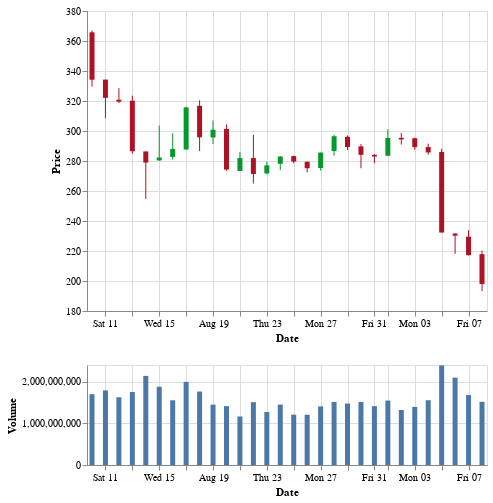

Notebook code for this chart:
### Code cell
import altair_basic_charting as abc
rule, bar, volume = abc.build_candlestick_charts(eth_price)
rule + bar & volume

### Figure 1 — Vega-Lite specification as saved in the notebook (floating-point values rounded to 4 significant figures)
{"$schema": "https://vega.github.io/schema/vega-lite/v2.6.0.json", "config": {"view": {"height": 300, "width": 400}}, "datasets": {"data-827bdac4a0cbc1e6a4fd672d7a458c27": [{"Close": 197.9, "Date": "2018-09-08T00:00:00", "High": 220.4, "Low": 193.3, "Market_Cap": 22187693065, "Open": 217.9, "Volume": 1517200000}, {"Close": 217.2, "Date": "2018-09-07T00:00:00", "High": 233.9, "Low": 217.1, "Market_Cap": 23366572107, "Open": 229.5, "Volume": 1678260000}, {"Close": 230.2, "Date": "2018-09-06T00:00:00", "High": 231.8, "Low": 218.1, "Market_Cap": 23576873426, "Open": 231.7, "Volume": 2097310000}, {"Close": 232.3, "Date": "2018-09-05T00:00:00", "High": 288.2, "Low": 232.3, "Market_Cap": 29107551074, "Open": 286.1, "Volume": 2390390000}, {"Close": 285.7, "Date": "2018-09-04T00:00:00", "High": 291.6, "Low": 284.2, "Market_Cap": 29432488855, "Open": 289.3, "Volume": 1554870000}, {"Close": 289.3, "Date": "2018-09-03T00:00:00", "High": 295.6, "Low": 287.4, "Market_Cap": 30025069120, "Open": 295.2, "Volume": 1394490000}, {"Close": 294.4, "Date": "2018-09-02T00:00:00", "High": 298.7, "Low": 290.9, "Market_Cap": 30046692957, "Open": 295.4, "Volume": 1321050000}, {"Close": 295.3, "Date": "2018-09-01T00:00:00", "High": 301.1, "Low": 283.5, "Market_Cap": 28824991126, "Open": 283.5, "Volume": 1546630000}, {"Close": 283, "Date": "2018-08-31T00:00:00", "High": 284.6, "Low": 278.5, "Market_Cap": 28882613519, "Open": 284.1, "Volume": 1411910000}, {"Close": 284.1, "Date": "2018-08-30T00:00:00", "High": 291.2, "Low": 275.2, "Market_Cap": 29449252259, "Open": 289.8, "Volume": 1513100000}, {"Close": 289.3, "Date": "2018-08-29T00:00:00", "High": 297.1, "Low": 287.3, "Market_Cap": 30094775053, "Open": 296.2, "Volume": 1474460000}, {"Close": 296.5, "Date": "2018-08-28T00:00:00", "High": 297.4, "Low": 283.6, "Market_Cap": 29122157621, "Open": 286.6, "Volume": 1513350000}, {"Close": 285.6, "Date": "2018-08-27T00:00:00", "High": 285.6, "Low": 273.6, "Market_Cap": 27968567433, "Open": 275.4, "Volume": 1406790000}, {"Close": 275.2, "Date": "2018-08-26T00:00:00", "High": 279.5, "Low": 272.4, "Market_Cap": 28386921151, "Open": 279.5, "Volume": 1206650000}, {"Close": 279.6, "Date": "2018-08-25T00:00:00", "High": 283.5, "Low": 278.5, "Market_Cap": 28762556561, "Open": 283.3, "Volume": 1208360000}, {"Close": 283.0, "Date": "2018-08-24T00:00:00", "High": 283.3, "Low": 273.9, "Market_Cap": 28231866915, "Open": 278.1, "Volume": 1450170000}, {"Close": 277.1, "Date": "2018-08-23T00:00:00", "High": 279.6, "Low": 271.1, "Market_Cap": 27580425754, "Open": 271.8, "Volume": 1271160000}, {"Close": 271.3, "Date": "2018-08-22T00:00:00", "High": 297.5, "Low": 265, "Market_Cap": 28611999411, "Open": 282.0, "Volume": 1507660000}, {"Close": 281.9, "Date": "2018-08-21T00:00:00", "High": 286.0, "Low": 273.3, "Market_Cap": 27729942831, "Open": 273.3, "Volume": 1164120000}, {"Close": 274.3, "Date": "2018-08-20T00:00:00", "High": 304.4, "Low": 273.5, "Market_Cap": 30569460458, "Open": 301.4, "Volume": 1413790000}, {"Close": 300.8, "Date": "2018-08-19T00:00:00", "High": 307.1, "Low": 291.3, "Market_Cap": 29984192045, "Open": 295.7, "Volume": 1447910000}, {"Close": 295.8, "Date": "2018-08-18T00:00:00", "High": 320.4, "Low": 286.6, "Market_Cap": 32119577919, "Open": 316.8, "Volume": 1764020000}, {"Close": 315.7, "Date": "2018-08-17T00:00:00", "High": 316.2, "Low": 287.4, "Market_Cap": 29162476049, "Open": 287.7, "Volume": 1995460000}, {"Close": 288.1, "Date": "2018-08-16T00:00:00", "High": 298.5, "Low": 280.9, "Market_Cap": 28655663078, "Open": 282.7, "Volume": 1552970000}, {"Close": 282.4, "Date": "2018-08-15T00:00:00", "High": 303.6, "Low": 280.1, "Market_Cap": 28411365408, "Open": 280.4, "Volume": 1878150000}, {"Close": 278.9, "Date": "2018-08-14T00:00:00", "High": 286.4, "Low": 254.7, "Market_Cap": 29011325541, "Open": 286.4, "Volume": 2137850000}, {"Close": 286.5, "Date": "2018-08-13T00:00:00", "High": 323.6, "Low": 284.9, "Market_Cap": 32433585929, "Open": 320.2, "Volume": 1751190000}, {"Close": 319.6, "Date": "2018-08-12T00:00:00", "High": 328.6, "Low": 318.6, "Market_Cap": 32489149687, "Open": 320.8, "Volume": 1625420000}, {"Close": 322.1, "Date": "2018-08-11T00:00:00", "High": 334.3, "Low": 308.5, "Market_Cap": 33843432717, "Open": 334.3, "Volume": 1790370000}, {"Close": 334.2, "Date": "2018-08-10T00:00:00", "High": 367.1, "Low": 329.6, "Market_Cap": 37026418724, "Open": 365.8, "Volume": 1699400000}]}, "vconcat": [{"layer": [{"data": {"name": "data-827bdac4a0cbc1e6a4fd672d7a458c27"}, "encoding": {"color": {"condition": {"test": "datum.Open < datum.Close", "value": "#06982d"}, "value": "#ae1325"}, "x": {"field": "Date", "type": "temporal"}, "y": {"axis": {"title": "Price"}, "field": "Low", "scale": {"zero": false}, "type": "quantitative"}, "y2": {"field": "High", "type": "quantitative"}}, "mark": "rule"}, {"data": {"name": "data-827bdac4a0cbc1e6a4fd672d7a458c27"}, "encoding": {"color": {"condition": {"test": "datum.Open < datum.Close", "value": "#06982d"}, "value": "#ae1325"}, "x": {"field": "Date", "type": "temporal"}, "y": {"field": "Open", "type": "quantitative"}, "y2": {"field": "Close", "type": "quantitative"}}, "mark": "bar"}]}, {"data": {"name": "data-827bdac4a0cbc1e6a4fd672d7a458c27"}, "encoding": {"x": {"field": "Date", "type": "temporal"}, "y": {"field": "Volume", "scale": {"zero": false}, "type": "quantitative"}}, "height": 100, "mark": "bar"}]}
